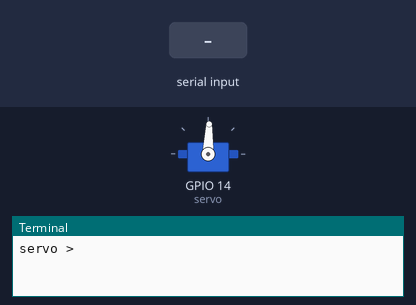
Bench run of a program on a simulated Raspberry Pi (BCM pin numbers). Parts: servo, the last lines printed to the terminal. The test bench sets the inputs (shaded band). Servo angles are drawn from the pulse width (0.5 ms = 0°, 2.5 ms = 180°).

Above: at 1.2 s.
1.3 s: "5" typed at the terminal, then Enter
At 1.9 s:
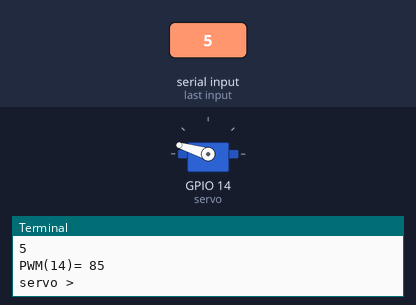
2.8 s: "90" typed at the terminal, then Enter
At 4.2 s:
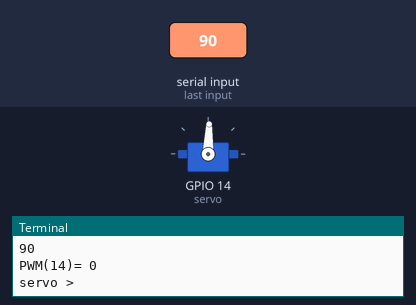
Timing chart, 0 to 5.8 s (numbered marks = the images above; inputs shaded):
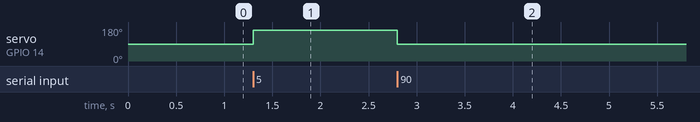

The program:

ex05_servo_zero.py
```python
#!/usr/bin/env python3

###############################################################################
# Example 5 Servo PWM Control
#
#                        Copyright (c) 2021 Wataru KUNINO https://bokunimo.net/
###############################################################################

# ラズベリー・パイに接続した Tower Pro製 マイクロ・サーボモータSG90を
# キーボードから入力した角度の位置に回転して合わせます。。
# 回転時に約120mAの電流が流れます(電源5.2V, 無負荷, 実測値, ピーク電流除く)。
# servo > のプロンプトが表示されたら角度0～180を入力してください。
# 終了するには[Ctrl]キーを押しながら[C]を押してください。

#
# 最新版：
# https://bokunimo.net/git/gpiozero/blob/master/examples/example5_servo.py
#
# 参考文献：
# https://gpiozero.readthedocs.io/
#
###############################################################################

port = 14                                   # GPIO ポート番号=14 (8番ピン)
pwm_min = 3.0  / 100 * 0.020                # 180°のときのPWM幅(秒)
pwm_max = 11.8 / 100 * 0.020                # 0°のときのPWM幅(秒)

from gpiozero import AngularServo           # AngularServo モジュールの取得

servo = AngularServo(port, min_pulse_width=pwm_min, max_pulse_width=pwm_max)

while True:                                 # 繰り返し処理
    print('servo',end=' > ');               # キーボード入力待ち表示
    deg_s =input()                          # キーボードから入力
    if len(deg_s)<0 or not deg_s.isdigit(): # 入力が数字でないとき
        continue                            # whileの先頭に戻る
    deg = -(int(deg_s) - 90)                # 角度値0～180を指示値±90に変換
    if deg < -90 or deg > 90:               # ±90度の範囲外のとき
        continue                            # whileの先頭に戻る
    print('PWM('+str(port)+')=', deg)       # ポート番号と変数valを表示
    servo.angle = deg                       # 指示値に応じたPWMをサーボに出力


'''
pi@raspberrypi:~ $ git clone https://bokunimo.net/git/raspifan ⏎
　～～～～～～～～～～～～～～～～～～(省略)～～～～～～～～～～～～～～～～～
pi@raspberrypi:~ $ cd raspifan ⏎
pi@raspberrypi:~/raspifan $ ./ex05_servo.py ⏎
servo > 0 ⏎
PWM(14)= 13.0
servo > 45 ⏎
PWM(14)= 10.425
servo > 90 ⏎
PWM(14)= 7.8500000000000005
servo > 135 ⏎
PWM(14)= 5.275
servo > 180 ⏎
PWM(14)= 2.7
servo > ^C
KeyboardInterrupt
pi@raspberrypi:~/raspifan $
'''
```

Measured:
- after the input at 1.3 s, servo on GPIO 14 (servo): 88° → 163° at once
- after the input at 2.8 s, servo on GPIO 14 (servo): 163° → 88° at once
